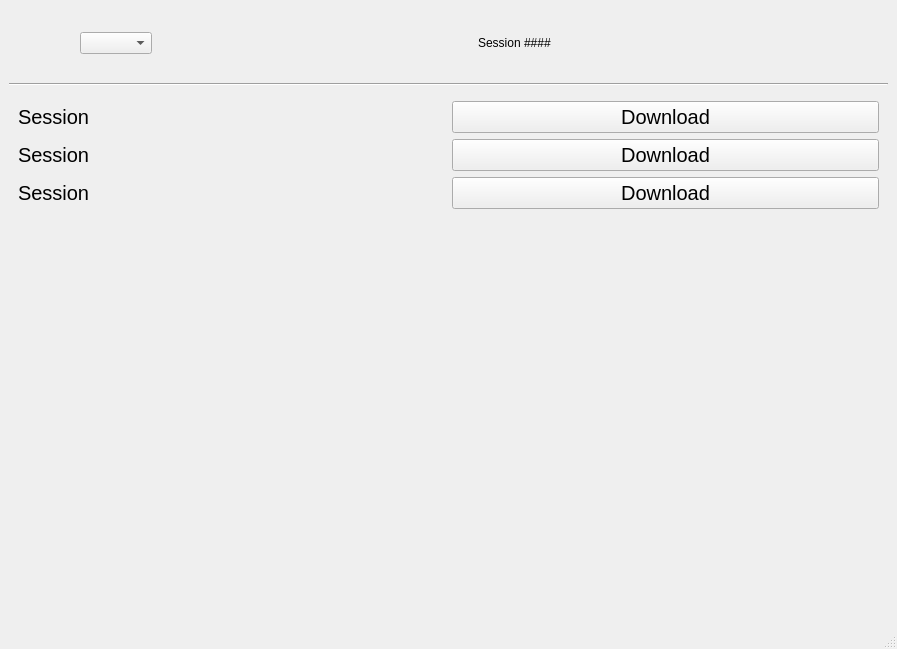
<?xml version="1.0" encoding="UTF-8"?>
<ui version="4.0">
 <class>MainWindow</class>
 <widget class="QMainWindow" name="MainWindow">
  <property name="geometry">
   <rect>
    <x>0</x>
    <y>0</y>
    <width>897</width>
    <height>649</height>
   </rect>
  </property>
  <property name="windowTitle">
   <string>MainWindow</string>
  </property>
  <widget class="QWidget" name="centralwidget">
   <layout class="QGridLayout" name="gridLayout_3">
    <item row="0" column="0">
     <widget class="QWidget" name="navbar_widget" native="true">
      <property name="maximumSize">
       <size>
        <width>16777215</width>
        <height>90</height>
       </size>
      </property>
      <layout class="QHBoxLayout" name="horizontalLayout">
       <item>
        <layout class="QGridLayout" name="navbar_layout">
         <property name="horizontalSpacing">
          <number>30</number>
         </property>
         <item row="1" column="6">
          <widget class="QPushButton" name="diagram_btn">
           <property name="autoFillBackground">
            <bool>false</bool>
           </property>
           <property name="styleSheet">
            <string notr="true">border:0;</string>
           </property>
           <property name="text">
            <string/>
           </property>
           <property name="icon">
            <iconset resource="../resources.qrc">
             <normaloff>:/icons/views/icons/diagram_icon.png</normaloff>
             <normalon>:/icons/views/icons/diagram_checked_icon.png</normalon>:/icons/views/icons/diagram_icon.png</iconset>
           </property>
           <property name="iconSize">
            <size>
             <width>50</width>
             <height>50</height>
            </size>
           </property>
           <property name="checkable">
            <bool>true</bool>
           </property>
          </widget>
         </item>
         <item row="1" column="9">
          <widget class="QPushButton" name="exit_btn">
           <property name="minimumSize">
            <size>
             <width>50</width>
             <height>50</height>
            </size>
           </property>
           <property name="autoFillBackground">
            <bool>false</bool>
           </property>
           <property name="styleSheet">
            <string notr="true">border:0;</string>
           </property>
           <property name="text">
            <string/>
           </property>
           <property name="icon">
            <iconset resource="../resources.qrc">
             <normaloff>:/icons/views/icons/exit_icon.png</normaloff>:/icons/views/icons/exit_icon.png</iconset>
           </property>
           <property name="iconSize">
            <size>
             <width>50</width>
             <height>50</height>
            </size>
           </property>
          </widget>
         </item>
         <item row="1" column="7">
          <widget class="QPushButton" name="data_btn">
           <property name="autoFillBackground">
            <bool>false</bool>
           </property>
           <property name="styleSheet">
            <string notr="true">border:0;</string>
           </property>
           <property name="text">
            <string/>
           </property>
           <property name="icon">
            <iconset resource="../resources.qrc">
             <normaloff>:/icons/views/icons/data_icon.png</normaloff>:/icons/views/icons/data_icon.png</iconset>
           </property>
           <property name="iconSize">
            <size>
             <width>50</width>
             <height>50</height>
            </size>
           </property>
           <property name="checkable">
            <bool>true</bool>
           </property>
          </widget>
         </item>
         <item row="1" column="1">
          <widget class="QComboBox" name="user_list">
           <property name="currentText">
            <string/>
           </property>
          </widget>
         </item>
         <item row="1" column="3">
          <spacer name="horizontalSpacer">
           <property name="orientation">
            <enum>Qt::Horizontal</enum>
           </property>
           <property name="sizeHint" stdset="0">
            <size>
             <width>40</width>
             <height>20</height>
            </size>
           </property>
          </spacer>
         </item>
         <item row="1" column="0">
          <widget class="QPushButton" name="user_btn">
           <property name="autoFillBackground">
            <bool>false</bool>
           </property>
           <property name="styleSheet">
            <string notr="true">border:0;</string>
           </property>
           <property name="text">
            <string/>
           </property>
           <property name="icon">
            <iconset resource="../resources.qrc">
             <normaloff>:/icons/views/icons/user_icon.png</normaloff>:/icons/views/icons/user_icon.png</iconset>
           </property>
           <property name="iconSize">
            <size>
             <width>50</width>
             <height>50</height>
            </size>
           </property>
          </widget>
         </item>
         <item row="1" column="8">
          <widget class="QPushButton" name="download_btn">
           <property name="autoFillBackground">
            <bool>false</bool>
           </property>
           <property name="styleSheet">
            <string notr="true">border:0;</string>
           </property>
           <property name="text">
            <string/>
           </property>
           <property name="icon">
            <iconset resource="../resources.qrc">
             <normaloff>:/icons/views/icons/download_icon.png</normaloff>
             <normalon>:/icons/views/icons/download_checked_icon.png</normalon>:/icons/views/icons/download_icon.png</iconset>
           </property>
           <property name="iconSize">
            <size>
             <width>50</width>
             <height>50</height>
            </size>
           </property>
           <property name="checkable">
            <bool>true</bool>
           </property>
          </widget>
         </item>
         <item row="1" column="5">
          <widget class="QPushButton" name="home_btn">
           <property name="autoFillBackground">
            <bool>false</bool>
           </property>
           <property name="styleSheet">
            <string notr="true">border:0;</string>
           </property>
           <property name="text">
            <string/>
           </property>
           <property name="icon">
            <iconset resource="../resources.qrc">
             <normaloff>:/icons/views/icons/house_icon.png</normaloff>
             <normalon>:/icons/views/icons/house_checked_icon.png</normalon>:/icons/views/icons/house_icon.png</iconset>
           </property>
           <property name="iconSize">
            <size>
             <width>50</width>
             <height>50</height>
            </size>
           </property>
           <property name="checkable">
            <bool>true</bool>
           </property>
           <property name="checked">
            <bool>true</bool>
           </property>
          </widget>
         </item>
         <item row="1" column="4">
          <widget class="QLabel" name="session_label">
           <property name="text">
            <string>Session ####</string>
           </property>
          </widget>
         </item>
        </layout>
       </item>
      </layout>
     </widget>
    </item>
    <item row="1" column="0">
     <widget class="Line" name="line">
      <property name="autoFillBackground">
       <bool>true</bool>
      </property>
      <property name="styleSheet">
       <string notr="true">color:black;</string>
      </property>
      <property name="orientation">
       <enum>Qt::Horizontal</enum>
      </property>
     </widget>
    </item>
    <item row="2" column="0">
     <widget class="QStackedWidget" name="main_stackedWidget">
      <property name="currentIndex">
       <number>3</number>
      </property>
      <widget class="QWidget" name="home_page_widget">
       <layout class="QGridLayout" name="gridLayout_2">
        <item row="0" column="0">
         <layout class="QGridLayout" name="gridLayout">
          <item row="0" column="0">
           <widget class="QWidget" name="left_cheek_high_graph" native="true"/>
          </item>
          <item row="0" column="1">
           <widget class="QWidget" name="right_cheek_high_graph" native="true"/>
          </item>
          <item row="1" column="0">
           <widget class="QWidget" name="left_cheek_low_graph" native="true"/>
          </item>
          <item row="1" column="1">
           <widget class="QWidget" name="right_cheek_low_graph" native="true"/>
          </item>
          <item row="2" column="0">
           <widget class="QLabel" name="label">
            <property name="maximumSize">
             <size>
              <width>16777215</width>
              <height>48</height>
             </size>
            </property>
            <property name="text">
             <string>TextLabel</string>
            </property>
           </widget>
          </item>
          <item row="3" column="0">
           <widget class="QLabel" name="label_2">
            <property name="maximumSize">
             <size>
              <width>16777215</width>
              <height>48</height>
             </size>
            </property>
            <property name="text">
             <string>TextLabel</string>
            </property>
           </widget>
          </item>
          <item row="4" column="0">
           <widget class="QLabel" name="label_3">
            <property name="maximumSize">
             <size>
              <width>16777215</width>
              <height>48</height>
             </size>
            </property>
            <property name="text">
             <string>TextLabel</string>
            </property>
           </widget>
          </item>
         </layout>
        </item>
       </layout>
      </widget>
      <widget class="QWidget" name="diagram_page_widget">
       <layout class="QGridLayout" name="gridLayout_5">
        <item row="0" column="0">
         <layout class="QGridLayout" name="gridLayout_4">
          <item row="0" column="0">
           <widget class="QWidget" name="widget" native="true"/>
          </item>
          <item row="0" column="1">
           <widget class="QWidget" name="widget_2" native="true"/>
          </item>
          <item row="1" column="0">
           <widget class="QWidget" name="widget_3" native="true"/>
          </item>
          <item row="1" column="1">
           <widget class="QWidget" name="widget_4" native="true"/>
          </item>
         </layout>
        </item>
       </layout>
      </widget>
      <widget class="QWidget" name="data_page_widget">
       <layout class="QGridLayout" name="gridLayout_7">
        <item row="0" column="0">
         <layout class="QGridLayout" name="gridLayout_6">
          <item row="0" column="1">
           <widget class="QLabel" name="label_7">
            <property name="font">
             <font>
              <pointsize>15</pointsize>
             </font>
            </property>
            <property name="text">
             <string>TextLabel</string>
            </property>
            <property name="margin">
             <number>8</number>
            </property>
           </widget>
          </item>
          <item row="1" column="1">
           <widget class="QLabel" name="label_8">
            <property name="font">
             <font>
              <pointsize>15</pointsize>
             </font>
            </property>
            <property name="text">
             <string>TextLabel</string>
            </property>
            <property name="margin">
             <number>8</number>
            </property>
           </widget>
          </item>
          <item row="1" column="0">
           <widget class="QLabel" name="label_5">
            <property name="font">
             <font>
              <pointsize>15</pointsize>
             </font>
            </property>
            <property name="text">
             <string>TextLabel</string>
            </property>
            <property name="margin">
             <number>8</number>
            </property>
           </widget>
          </item>
          <item row="0" column="0">
           <widget class="QLabel" name="label_4">
            <property name="font">
             <font>
              <pointsize>15</pointsize>
             </font>
            </property>
            <property name="text">
             <string>TextLabel</string>
            </property>
            <property name="margin">
             <number>8</number>
            </property>
           </widget>
          </item>
          <item row="2" column="0">
           <widget class="QLabel" name="label_6">
            <property name="font">
             <font>
              <pointsize>15</pointsize>
             </font>
            </property>
            <property name="text">
             <string>TextLabel</string>
            </property>
            <property name="margin">
             <number>8</number>
            </property>
           </widget>
          </item>
          <item row="2" column="1">
           <widget class="QLabel" name="label_9">
            <property name="font">
             <font>
              <pointsize>15</pointsize>
             </font>
            </property>
            <property name="text">
             <string>TextLabel</string>
            </property>
            <property name="margin">
             <number>8</number>
            </property>
           </widget>
          </item>
          <item row="3" column="0" colspan="3">
           <spacer name="verticalSpacer">
            <property name="orientation">
             <enum>Qt::Vertical</enum>
            </property>
            <property name="sizeHint" stdset="0">
             <size>
              <width>20</width>
              <height>30</height>
             </size>
            </property>
           </spacer>
          </item>
          <item row="0" column="2" rowspan="3">
           <spacer name="horizontalSpacer_2">
            <property name="orientation">
             <enum>Qt::Horizontal</enum>
            </property>
            <property name="sizeHint" stdset="0">
             <size>
              <width>40</width>
              <height>20</height>
             </size>
            </property>
           </spacer>
          </item>
         </layout>
        </item>
       </layout>
      </widget>
      <widget class="QWidget" name="page">
       <layout class="QGridLayout" name="gridLayout_9">
        <item row="0" column="0">
         <layout class="QGridLayout" name="gridLayout_8">
          <item row="1" column="0">
           <widget class="QLabel" name="label_11">
            <property name="font">
             <font>
              <pointsize>15</pointsize>
             </font>
            </property>
            <property name="text">
             <string>Session</string>
            </property>
            <property name="margin">
             <number>8</number>
            </property>
           </widget>
          </item>
          <item row="1" column="1">
           <widget class="QPushButton" name="pushButton_2">
            <property name="font">
             <font>
              <pointsize>15</pointsize>
             </font>
            </property>
            <property name="text">
             <string>Download</string>
            </property>
           </widget>
          </item>
          <item row="2" column="0">
           <widget class="QLabel" name="label_12">
            <property name="font">
             <font>
              <pointsize>15</pointsize>
             </font>
            </property>
            <property name="text">
             <string>Session</string>
            </property>
            <property name="margin">
             <number>8</number>
            </property>
           </widget>
          </item>
          <item row="0" column="0">
           <widget class="QLabel" name="label_10">
            <property name="font">
             <font>
              <pointsize>15</pointsize>
             </font>
            </property>
            <property name="text">
             <string>Session</string>
            </property>
            <property name="margin">
             <number>8</number>
            </property>
           </widget>
          </item>
          <item row="0" column="1">
           <widget class="QPushButton" name="pushButton">
            <property name="font">
             <font>
              <pointsize>15</pointsize>
             </font>
            </property>
            <property name="text">
             <string>Download</string>
            </property>
           </widget>
          </item>
          <item row="2" column="1">
           <widget class="QPushButton" name="pushButton_3">
            <property name="font">
             <font>
              <pointsize>15</pointsize>
             </font>
            </property>
            <property name="text">
             <string>Download</string>
            </property>
           </widget>
          </item>
          <item row="3" column="0" colspan="2">
           <spacer name="verticalSpacer_2">
            <property name="orientation">
             <enum>Qt::Vertical</enum>
            </property>
            <property name="sizeHint" stdset="0">
             <size>
              <width>20</width>
              <height>40</height>
             </size>
            </property>
           </spacer>
          </item>
         </layout>
        </item>
       </layout>
      </widget>
     </widget>
    </item>
   </layout>
  </widget>
  <widget class="QStatusBar" name="statusbar"/>
 </widget>
 <resources>
  <include location="../resources.qrc"/>
 </resources>
 <connections/>
</ui>
